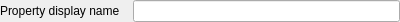
<?xml version="1.0" encoding="UTF-8"?>
<ui version="4.0">
 <class>InspectorString</class>
 <widget class="QWidget" name="InspectorString">
  <property name="geometry">
   <rect>
    <x>0</x>
    <y>0</y>
    <width>400</width>
    <height>21</height>
   </rect>
  </property>
  <property name="windowTitle">
   <string>Form</string>
  </property>
  <layout class="QHBoxLayout" name="horizontalLayout">
   <property name="spacing">
    <number>0</number>
   </property>
   <property name="leftMargin">
    <number>0</number>
   </property>
   <property name="topMargin">
    <number>0</number>
   </property>
   <property name="rightMargin">
    <number>0</number>
   </property>
   <property name="bottomMargin">
    <number>0</number>
   </property>
   <item>
    <widget class="QLabel" name="propertyDisplayName">
     <property name="sizePolicy">
      <sizepolicy hsizetype="Preferred" vsizetype="Preferred">
       <horstretch>1</horstretch>
       <verstretch>0</verstretch>
      </sizepolicy>
     </property>
     <property name="text">
      <string>Property display name</string>
     </property>
    </widget>
   </item>
   <item>
    <widget class="QWidget" name="widget" native="true">
     <property name="sizePolicy">
      <sizepolicy hsizetype="Preferred" vsizetype="Preferred">
       <horstretch>2</horstretch>
       <verstretch>0</verstretch>
      </sizepolicy>
     </property>
     <layout class="QHBoxLayout" name="horizontalLayout_2">
      <property name="spacing">
       <number>0</number>
      </property>
      <property name="leftMargin">
       <number>0</number>
      </property>
      <property name="topMargin">
       <number>0</number>
      </property>
      <property name="rightMargin">
       <number>0</number>
      </property>
      <property name="bottomMargin">
       <number>0</number>
      </property>
      <item>
       <widget class="QLineEdit" name="propertyInput"/>
      </item>
     </layout>
    </widget>
   </item>
  </layout>
 </widget>
 <resources/>
 <connections/>
</ui>
